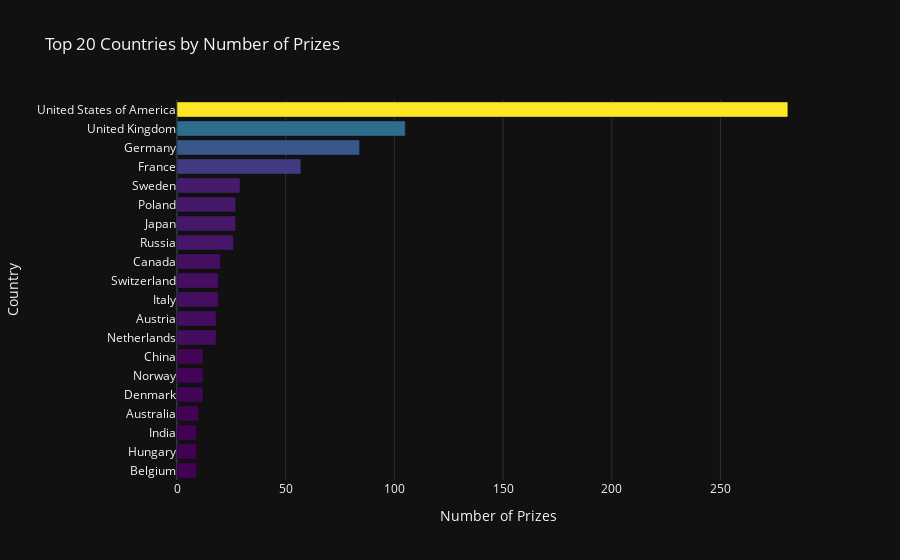

The code cell stored with this chart in its notebook:
### Code cell
bar = px.bar(x=top20_countries.prize,
               y=top20_countries.birth_country_current,
               orientation='h',
               color=top20_countries.prize,
               color_continuous_scale='Viridis',
               title='Top 20 Countries by Number of Prizes')

bar.update_layout(xaxis_title='Number of Prizes',
                    yaxis_title='Country',
                    coloraxis_showscale=False)
bar.show()

### Figure 1 — Plotly figure (JSON) as saved in the notebook; plotly's stock layout.template omitted (floating-point values rounded to 4 significant figures)
{"data": [{"hovertemplate": "x=%{x}<br>y=%{y}<br>color=%{marker.color}<extra></extra>", "legendgroup": "", "marker": {"color": [9, 9, 9, 10, 12, 12, 12, 18, 18, 19, 19, 20, 26, 27, 27, 29, 57, 84, 105, 281], "coloraxis": "coloraxis", "pattern": {"shape": ""}}, "name": "", "orientation": "h", "showlegend": false, "textposition": "auto", "x": [9, 9, 9, 10, 12, 12, 12, 18, 18, 19, 19, 20, 26, 27, 27, 29, 57, 84, 105, 281], "xaxis": "x", "y": ["Belgium", "Hungary", "India", "Australia", "Denmark", "Norway", "China", "Netherlands", "Austria", "Italy", "Switzerland", "Canada", "Russia", "Japan", "Poland", "Sweden", "France", "Germany", "United Kingdom", "United States of America"], "yaxis": "y", "type": "bar"}], "layout": {"xaxis": {"anchor": "y", "domain": [0.0, 1.0], "title": {"text": "Number of Prizes"}}, "yaxis": {"anchor": "x", "domain": [0.0, 1.0], "title": {"text": "Country"}}, "coloraxis": {"colorbar": {"title": {"text": "color"}}, "colorscale": [[0.0, "#440154"], [0.1111, "#482878"], [0.2222, "#3e4989"], [0.3333, "#31688e"], [0.4444, "#26828e"], [0.5556, "#1f9e89"], [0.6667, "#35b779"], [0.7778, "#6ece58"], [0.8889, "#b5de2b"], [1.0, "#fde725"]], "showscale": false}, "legend": {"tracegroupgap": 0}, "title": {"text": "Top 20 Countries by Number of Prizes"}, "barmode": "relative"}}
